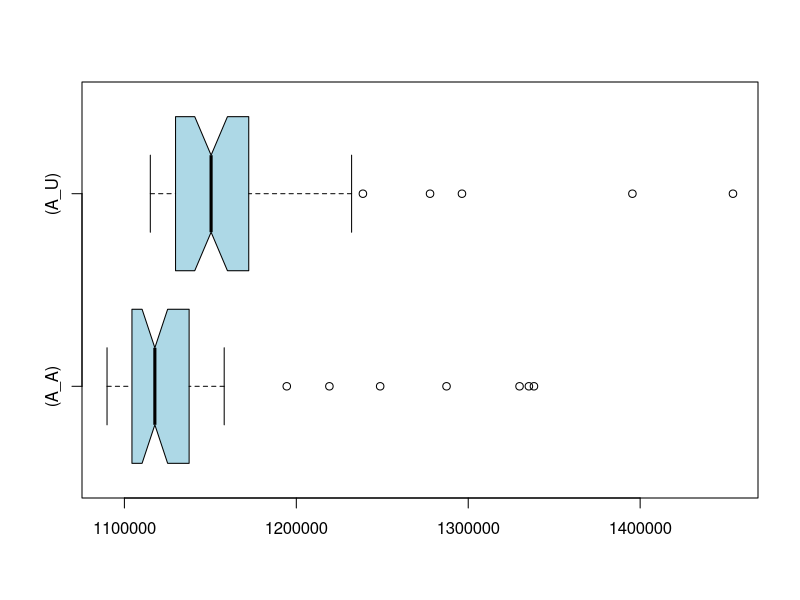

Reproduce this figure in R.
if (exists("A_A")) remove("A_A")
if (exists("A_U")) remove("A_U")
if (exists("C_A")) remove("C_A")
if (exists("C_U")) remove("C_U")
A_U<-c(1142214,1142062,1155243,1238732,1152638,1395497,1157811,1135811,1169664,1232155,1165158,1144787,1296352,1140149,1129222,1149861,1150994,1157840,1214690,1172778,1138425,1145183,1171977,1277786,1172327,1197364,1167757,1145959,1152925,1181440,1129749,1154187,1453990,1128660,1127441,1142297,1125268,1218747,1123028,1127151,1138106,1126879,1115072,1123593,1122924,1129914,1129731,1129732,1164906,1188807)
A_A<-c(1338231,1115427,1104388,1117968,1219240,1156828,1107526,1122456,1112498,1093231,1158048,1098180,1194446,1123979,1119256,1137647,1117466,1118545,1118665,1287372,1153549,1116684,1113134,1109474,1112757,1248774,1155800,1109596,1107027,1107838,1129094,1134272,1335275,1123494,1122648,1153512,1125308,1093480,1095163,1092450,1091837,1092277,1091516,1098465,1093810,1107830,1329848,1126202,1097652,1089899)
if (exists("A_U")) boxplot.stats(A_U)
if (exists("A_A")) boxplot.stats(A_A)
if (exists("C_U")) boxplot.stats(C_U)
if (exists("C_A")) boxplot.stats(C_A)
if (exists("A_U")) summary(A_U)
if (exists("A_A")) summary(A_A)
if (exists("C_U")) summary(C_U)
if (exists("C_A")) summary(C_A)
if (exists("A_U")) boxplot(A_A,A_U,col="lightblue",horizontal=TRUE,match=TRUE,names=c("(A_A)","(A_U)"),notch=TRUE)
if (exists("C_U")) boxplot(C_A,C_U,col="lightblue",horizontal=TRUE,match=TRUE,names=c("(C_A)","(C_U)"),notch=TRUE)
